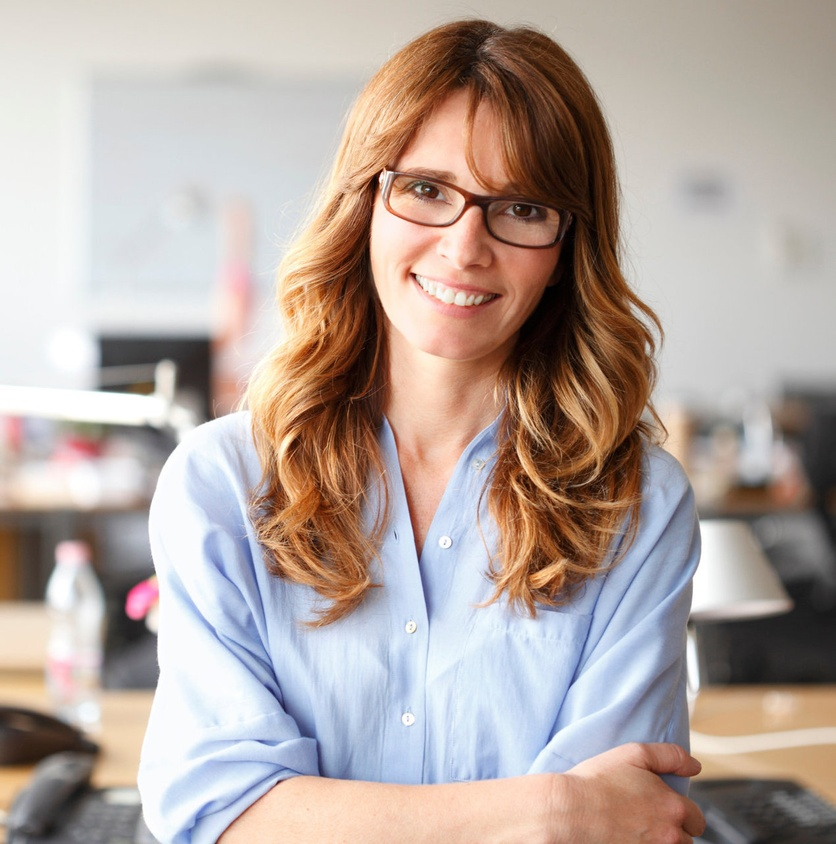
#> input picture images/0b7fabe7ec7df752e59ca8c019bae095_hd-964005064.jpg, 836 x 844 px, shrunk from 1269 x 1280 before the run
$ jupyter execute image_convolution.ipynb
#> lines starting #> are read from the running program, lines starting #| are printed output that depends on the picture
[cell 1]
import cv2 as cv
import numpy as np

[cell 2]
def  convolution(img, kernel):
  row = img.shape[0] - len(kernel) + 1
  col = img.shape[1] - len(kernel[0]) + 1
  filtered_img = np.zeros(shape = (row, col))
  for i in range (row):
    for j in range(col):
      current = img[i : i + len(kernel), j : j + len(kernel[0])]
      multiplication = np.sum(current * kernel)
      filtered_img[i, j] = multiplication
  return filtered_img

[cell 3]
img = cv.imread("images/0b7fabe7ec7df752e59ca8c019bae095_hd-964005064.jpg")
#> img is the input picture: shape (844, 836, 3); mean B, G, R 159.4, 166, 180.1
gray_img = cv.cvtColor(img, cv.COLOR_BGR2GRAY)
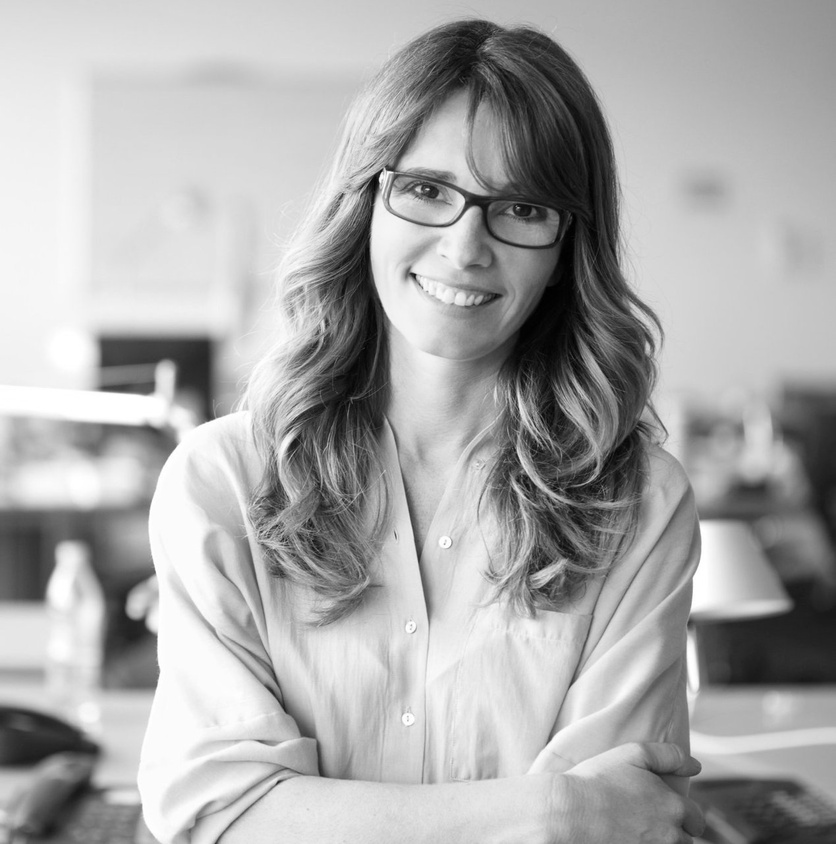
#> gray_img: shape (844, 836); min 0, max 255, mean 169.5
kernel = [[-1,-1,-1], [-1,0,-1],[-1,-1,-1]]

filtered_img = convolution(gray_img, kernel)
#> after the loop in convolution, `for i in range (row):`:
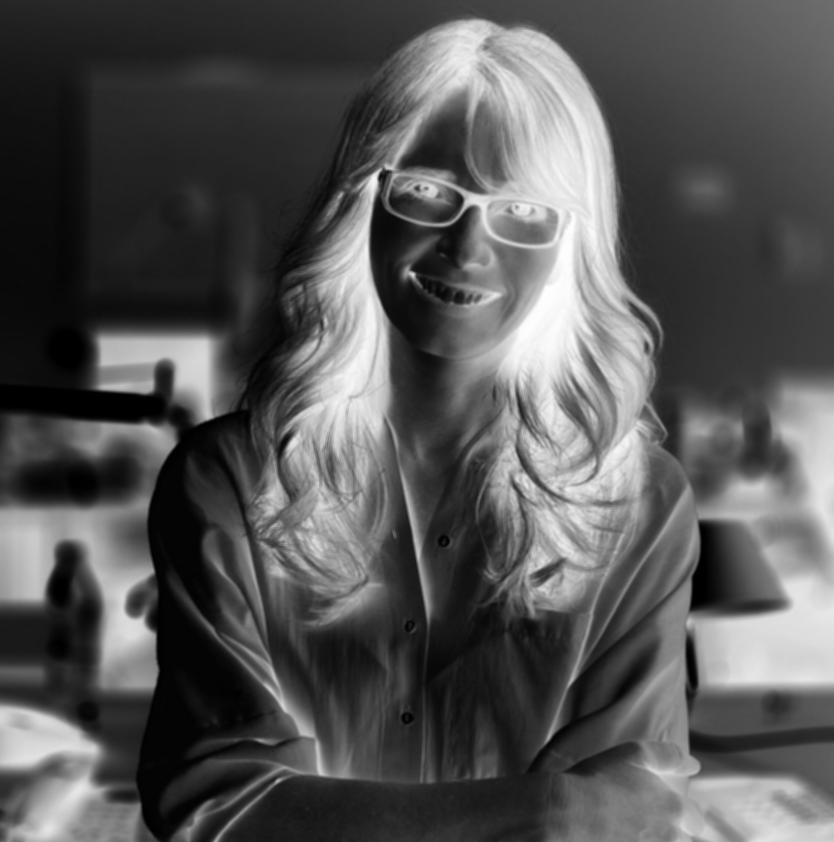
#> filtered_img: shape (842, 834) float64; min -2040, max -6, mean -1355.9; drawn with min black and max white
cv.imshow("original img", img)
cv.imshow("Gray img", gray_img)
cv.imshow("filtered img", filtered_img)
print(filtered_img)
#> (printed output is left out)
cv.waitKey(0)
